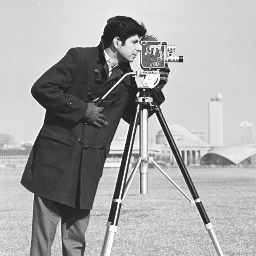
#> input picture Images/cameraman.bmp, 256 x 256 px, found by its file name
$ python TP1_Exo5.py
#> lines starting #> are read from the running program, lines starting #| are printed output that depends on the picture
import cv2
import numpy as np
import matplotlib.pyplot as plt

im1 = cv2.imread('Images/cameraman.bmp', cv2.IMREAD_GRAYSCALE)
#> im1 is the input picture: shape (256, 256); min 22, max 255, mean 166.9
im2 = cv2.imread('Images/pepper.bmp')
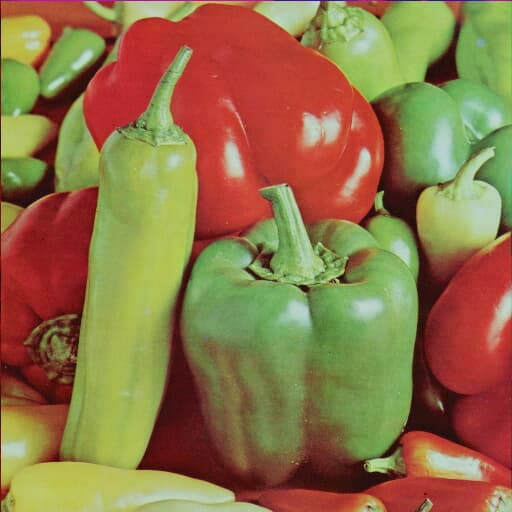
#> input picture Images/pepper.bmp, 512 x 512 px, found by its file name
#> im2 is the input picture: shape (512, 512, 3); mean B, G, R 70.9, 115.3, 143.7


hist1 = cv2.calcHist([im1], [0], None, [256], [0, 256])
#> hist1 = 256 values, max 2596 at index 214, min 0 at index 0, mean 256


hist2_B = cv2.calcHist([im2], [0], None, [256], [0, 256])
#> hist2_B = 256 values, max 6349 at index 49, min 0 at index 219, mean 1024
hist2_G = cv2.calcHist([im2], [1], None, [256], [0, 256])
#> hist2_G = 256 values, max 3221 at index 195, min 0 at index 226, mean 1024
hist2_R = cv2.calcHist([im2], [2], None, [256], [0, 256])
#> hist2_R = 256 values, max 4285 at index 186, min 0 at index 0, mean 1024


plt.figure(figsize=(12,6))


plt.subplot(1, 2, 1)
plt.title("Histogram of Grayscale Image")
plt.plot(hist1, color='black')
plt.xlabel('Pixel Intensity')
plt.ylabel('Number of Pixels')

plt.subplot(1, 2, 2)
plt.title("Histograms of Colour Image")
plt.plot(hist2_B, color='blue', label='Blue Channel')
plt.plot(hist2_G, color='green', label='Green Channel')
plt.plot(hist2_R, color='red', label='Red Channel')
plt.xlabel('Pixel Intensity')
plt.ylabel('Number of Pixels')
plt.legend()

plt.tight_layout()
plt.show()
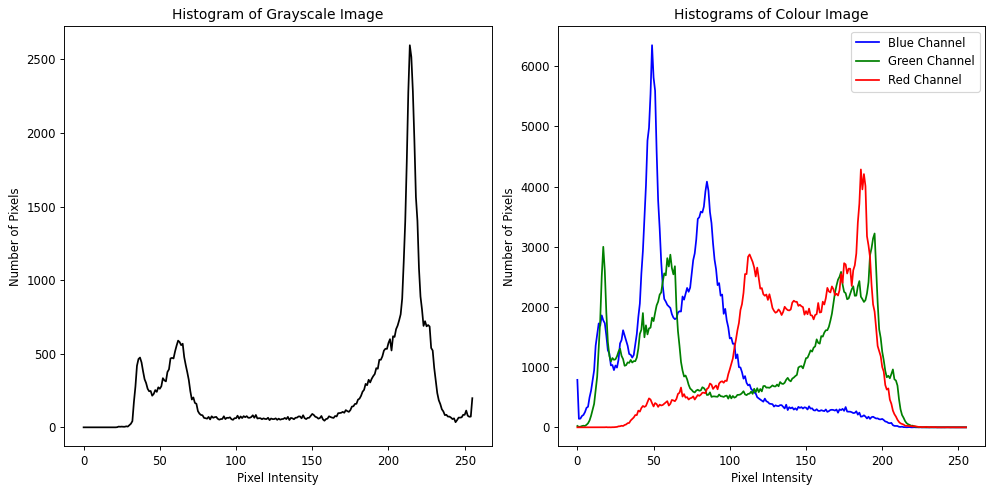
#> figure drawn by matplotlib, 2 panels; panel 1: curve peaks at x = 214, y = 2596; panel 2: curve peaks at x = 49, y = 6349; panel 2: curve peaks at x = 195, y = 3221; panel 2: curve peaks at x = 186, y = 4285


def my_histogram(image, channel=None):

    if channel is not None:
        image = image[:, :, channel]
    hist = np.zeros(256, dtype=int)
    for value in image.ravel():
        hist[value] += 1
#> this loop made 65536 passes
#> value on passes 1 to 3: 210, 212, 213
#> after the loop, hist has the same summary as hist1 outside my_histogram
    return hist


histp1 = my_histogram(im1)
#> histp1 has the same summary as hist1
histp2_B = my_histogram(im2, 0)
#> call 2 of my_histogram, with channel = 0
#> in my_histogram (call 2), `image = image[:, :, channel]`:
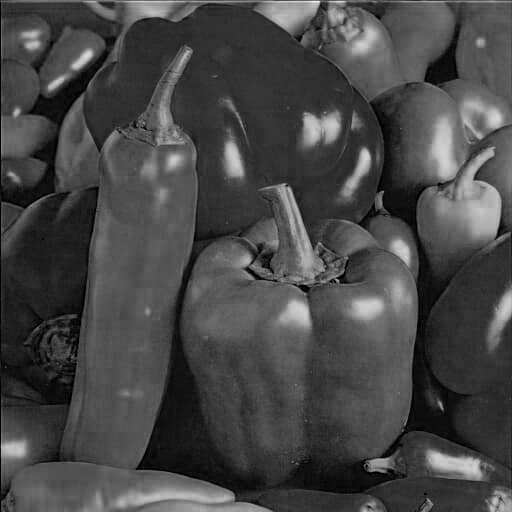
#> image: shape (512, 512); min 0, max 246, mean 70.9
#> the loop in my_histogram (call 2), `for value in image.ravel():` made 262144 passes
#> value on passes 1 to 3: 36, 79, 68
#> after the loop in my_histogram (call 2), `for value in image.ravel():`: hist has the same summary as hist2_B outside my_histogram
#> histp2_B has the same summary as hist2_B
histp2_G = my_histogram(im2, 1)
#> call 3 of my_histogram, with channel = 1
#> in my_histogram (call 3), `image = image[:, :, channel]`:
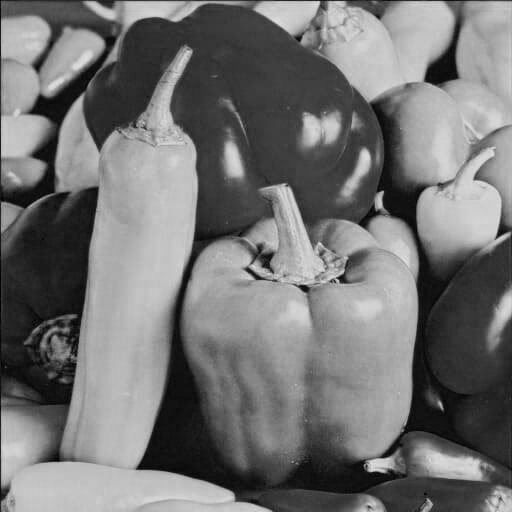
#> image: shape (512, 512); min 0, max 227, mean 115.3
#> the loop in my_histogram (call 3), `for value in image.ravel():` made 262144 passes
#> value on passes 2 to 4: 39, 34, 31
#> after the loop in my_histogram (call 3), `for value in image.ravel():`: hist has the same summary as hist2_G outside my_histogram
#> histp2_G has the same summary as hist2_G
histp2_R = my_histogram(im2, 2)
#> call 4 of my_histogram, with channel = 2
#> in my_histogram (call 4), `image = image[:, :, channel]`:
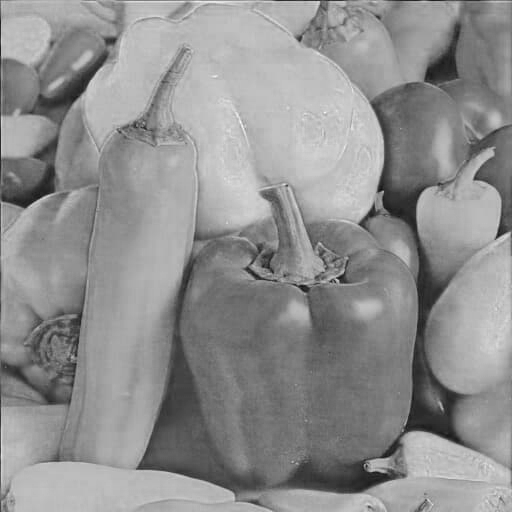
#> image: shape (512, 512); min 15, max 251, mean 143.7
#> the loop in my_histogram (call 4), `for value in image.ravel():` made 262144 passes
#> value on passes 1 to 3: 96, 141, 135
#> after the loop in my_histogram (call 4), `for value in image.ravel():`: hist has the same summary as hist2_R outside my_histogram
#> histp2_R has the same summary as hist2_R


print("Compare histograms (OpenCV vs Manual):")
print("Grayscale match:", np.allclose(hist1.flatten(), histp1))
#| Grayscale match: True
print("Blue match:", np.allclose(hist2_B.flatten(), histp2_B))
#| Blue match: True
print("Green match:", np.allclose(hist2_G.flatten(), histp2_G))
#| Green match: True
print("Red match:", np.allclose(hist2_R.flatten(), histp2_R))
#| Red match: True

plt.plot(histp1)
plt.title("Manual Histogram")
plt.xlabel("Intensity (0–255)")
plt.ylabel("Pixel Count")
plt.show()
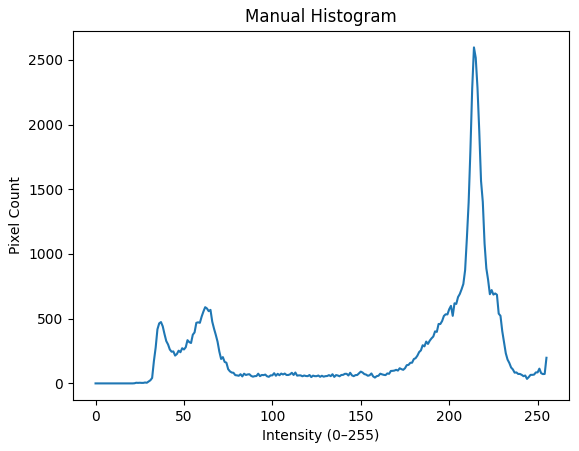
#> figure drawn by matplotlib, 1 panel; curve peaks at x = 214, y = 2596
